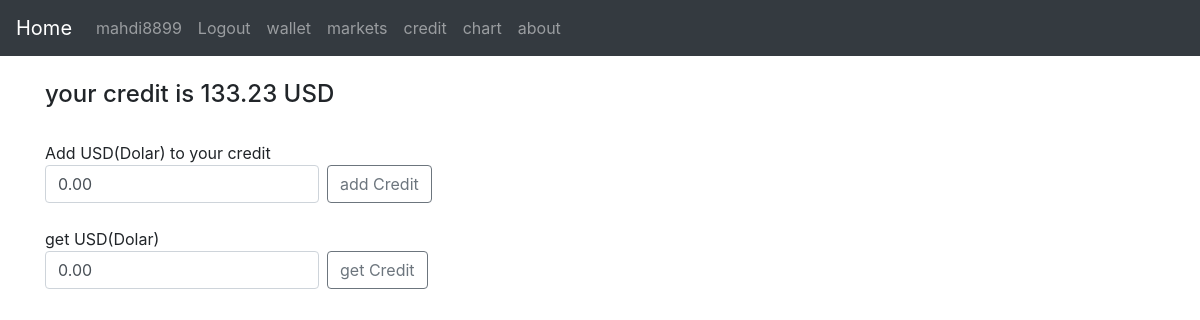
The page /add_get_credit.html (signed in) on the database as committed earlier.
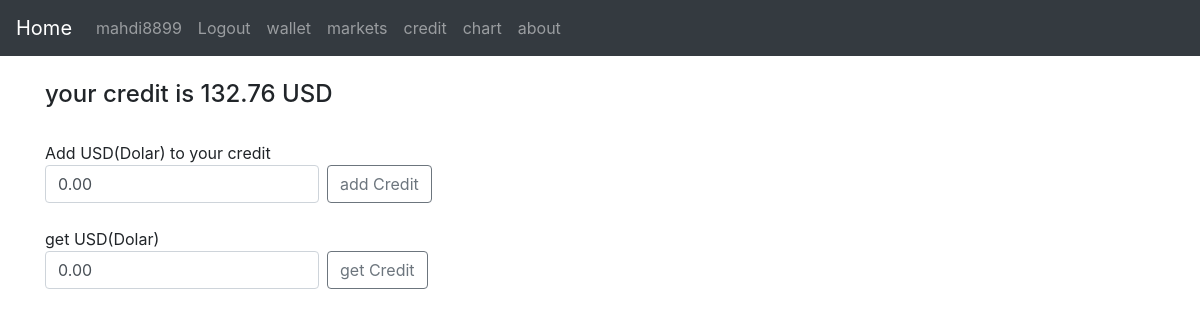
The same page on the database as committed later.
### app/models.py (models this page shows)
class Store(models.Model):
    credit = models.DecimalField(max_digits=12, decimal_places=2, default=Decimal('0.00'))
    moneyowner = models.ForeignKey(User, on_delete=models.SET_NULL, null=True, blank=False)
    def __str__(self):
        return str(self.credit)

### app/views.py (the view)
# urls.py: path('add_get_credit.html', views.add_get_credit, name="credit"),
@login_required
def add_get_credit(request):
  credit = Store.objects.filter(moneyowner=request.user)
  return render(request, 'app/add_get_credit.html', {'credit':credit})

### app/templates/app/add_get_credit.html (shortened to what this page needs)
{% extends 'app/base.html' %}
{% block content %}
{% for item in credit %}
<h4>your credit is {{item}} USD</h4></br>
{% endfor %}
Add USD(Dolar) to your credit
<br/>
<form action="{% url 'add_credit' %}" class="form-inline my-2 my-lg-0" method="POST">
      <input class="form-control mr-sm-2" type="number" min="0" step="0.00" value="0.00" placeholder="Add USD To credit" aria-label="Add" name="credit">
      <button class="btn btn-outline-secondary my-2 my-sm-0" type="submit">add Credit</button>
    </form>
<br/>
get USD(Dolar)
<br/>
<form action="{% url 'get_credit' %}" class="form-inline my-2 my-lg-0" method="POST">
  <input class="form-control mr-sm-2" type="number" min="0" step="0.00" value="0.00" placeholder="get USD from credit" aria-label="get" name="credit">
  <button class="btn btn-outline-secondary my-2 my-sm-0" type="submit">get Credit</button>
</form>
{% endblock %}

Rows that differ between the two databases and show on the page:
changed Store: credit "133.23" → "132.76"
